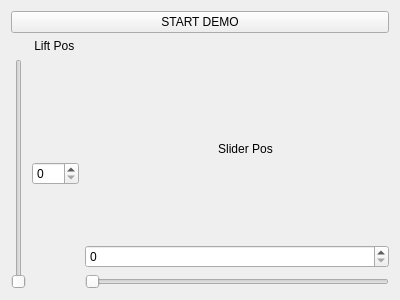
<?xml version="1.0" encoding="UTF-8"?>
<ui version="4.0">
 <class>Interface</class>
 <widget class="QWidget" name="Interface">
  <property name="geometry">
   <rect>
    <x>0</x>
    <y>0</y>
    <width>400</width>
    <height>300</height>
   </rect>
  </property>
  <property name="windowTitle">
   <string>Form</string>
  </property>
  <layout class="QGridLayout" name="gridLayout_3">
   <item row="1" column="0">
    <layout class="QGridLayout" name="gridLayout">
     <item row="1" column="0">
      <widget class="QSlider" name="verticalSlider">
       <property name="orientation">
        <enum>Qt::Vertical</enum>
       </property>
      </widget>
     </item>
     <item row="0" column="0" colspan="3">
      <widget class="QLabel" name="label">
       <property name="text">
        <string>       Lift Pos</string>
       </property>
      </widget>
     </item>
     <item row="1" column="1">
      <widget class="QSpinBox" name="Lift">
       <property name="maximum">
        <number>255</number>
       </property>
      </widget>
     </item>
     <item row="1" column="2">
      <layout class="QGridLayout" name="gridLayout_2">
       <item row="2" column="0">
        <widget class="QLabel" name="label_2">
         <property name="text">
          <string>                                        Slider Pos</string>
         </property>
        </widget>
       </item>
       <item row="5" column="0">
        <widget class="QSlider" name="horizontalSlider">
         <property name="orientation">
          <enum>Qt::Horizontal</enum>
         </property>
        </widget>
       </item>
       <item row="3" column="0">
        <widget class="QSpinBox" name="spinBox">
         <property name="maximum">
          <number>255</number>
         </property>
        </widget>
       </item>
      </layout>
     </item>
    </layout>
   </item>
   <item row="0" column="0">
    <widget class="QPushButton" name="pushButton">
     <property name="text">
      <string>START DEMO</string>
     </property>
    </widget>
   </item>
  </layout>
 </widget>
 <resources/>
 <connections>
  <connection>
   <sender>verticalSlider</sender>
   <signal>valueChanged(int)</signal>
   <receiver>Lift</receiver>
   <slot>setValue(int)</slot>
   <hints>
    <hint type="sourcelabel">
     <x>20</x>
     <y>126</y>
    </hint>
    <hint type="destinationlabel">
     <x>52</x>
     <y>176</y>
    </hint>
   </hints>
  </connection>
  <connection>
   <sender>Lift</sender>
   <signal>valueChanged(int)</signal>
   <receiver>verticalSlider</receiver>
   <slot>setValue(int)</slot>
   <hints>
    <hint type="sourcelabel">
     <x>68</x>
     <y>171</y>
    </hint>
    <hint type="destinationlabel">
     <x>18</x>
     <y>103</y>
    </hint>
   </hints>
  </connection>
  <connection>
   <sender>horizontalSlider</sender>
   <signal>valueChanged(int)</signal>
   <receiver>spinBox</receiver>
   <slot>setValue(int)</slot>
   <hints>
    <hint type="sourcelabel">
     <x>168</x>
     <y>284</y>
    </hint>
    <hint type="destinationlabel">
     <x>171</x>
     <y>261</y>
    </hint>
   </hints>
  </connection>
  <connection>
   <sender>spinBox</sender>
   <signal>valueChanged(int)</signal>
   <receiver>horizontalSlider</receiver>
   <slot>setValue(int)</slot>
   <hints>
    <hint type="sourcelabel">
     <x>254</x>
     <y>255</y>
    </hint>
    <hint type="destinationlabel">
     <x>256</x>
     <y>280</y>
    </hint>
   </hints>
  </connection>
 </connections>
</ui>
